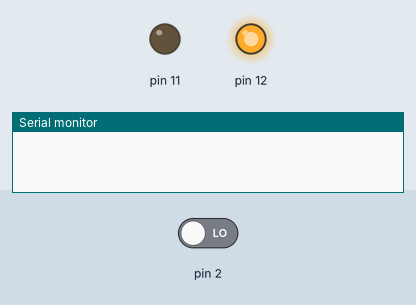
A sketch run on a simulated Arduino Uno, built with avr-gcc and run on an emulated ATmega328P. Parts: output pins drawn as LEDs (lit = HIGH), the last lines printed to the serial monitor. The inputs (shaded band) are chosen by the test bench; at power-on: pin 2 LOW.

Above: at 1.2 s.
1.3 s: pin 2 driven HIGH
At 1.6 s:
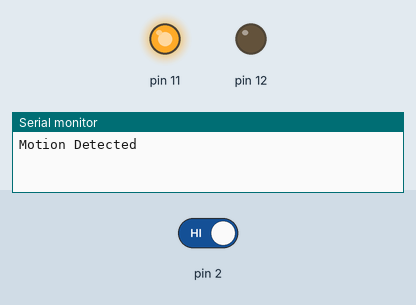
2.8 s: pin 2 driven LOW
At 4.0 s:
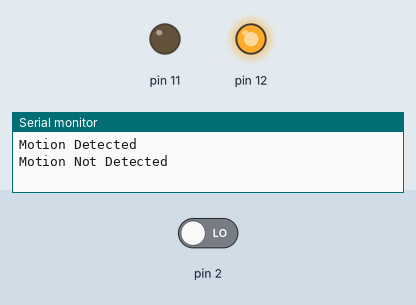
Timing chart, 0 to 5.8 s (numbered marks = the images above; inputs shaded):
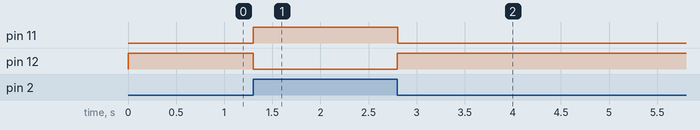

The sketch:

Sense_Think_Act.ino
```cpp
void setup()
{
  Serial.begin(9600);
  pinMode(11, OUTPUT);
  pinMode(2, INPUT);
  pinMode(12, OUTPUT);

    digitalWrite(12, HIGH);

  attachInterrupt(digitalPinToInterrupt(2), detectMotion, CHANGE);
}

void loop()
{
}

void detectMotion(){
    if (digitalRead(2)) {
    digitalWrite(11, HIGH);
    delay(250);
    digitalWrite(12, LOW);
    delay(250);
    Serial.println("Motion Detected");
  } else {
    digitalWrite(12, HIGH);
    delay(250);
    digitalWrite(11, LOW);
    delay(250);
    Serial.println("Motion Not Detected");
  }

}
```

Measured:
- after the input at 1.3 s, pin 11: LOW → HIGH at once; pin 12: HIGH → LOW at once
- after the input at 2.8 s, pin 11: HIGH → LOW at once; pin 12: LOW → HIGH at once
